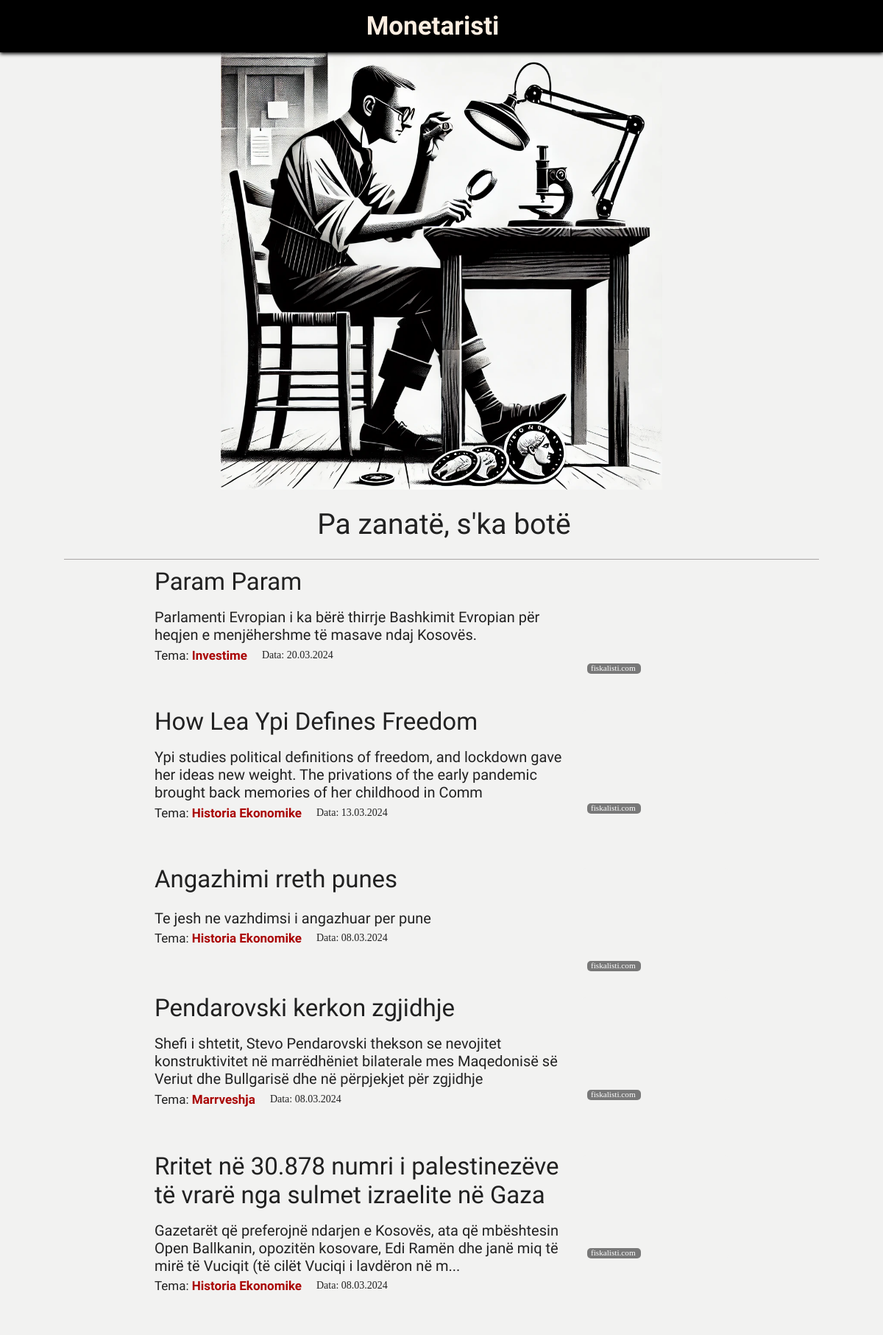
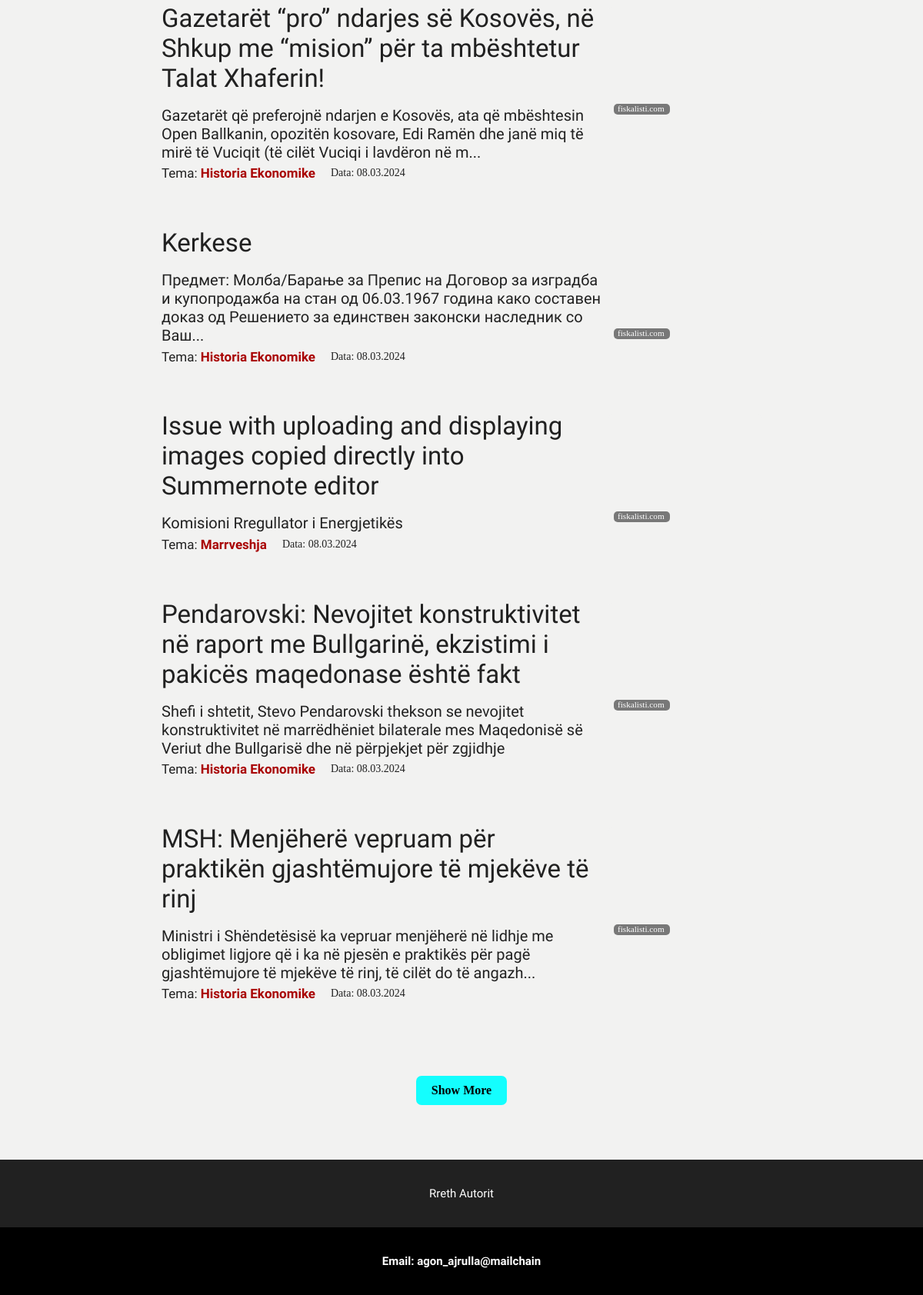
The app's page /, older data (2 pictures, top to bottom).
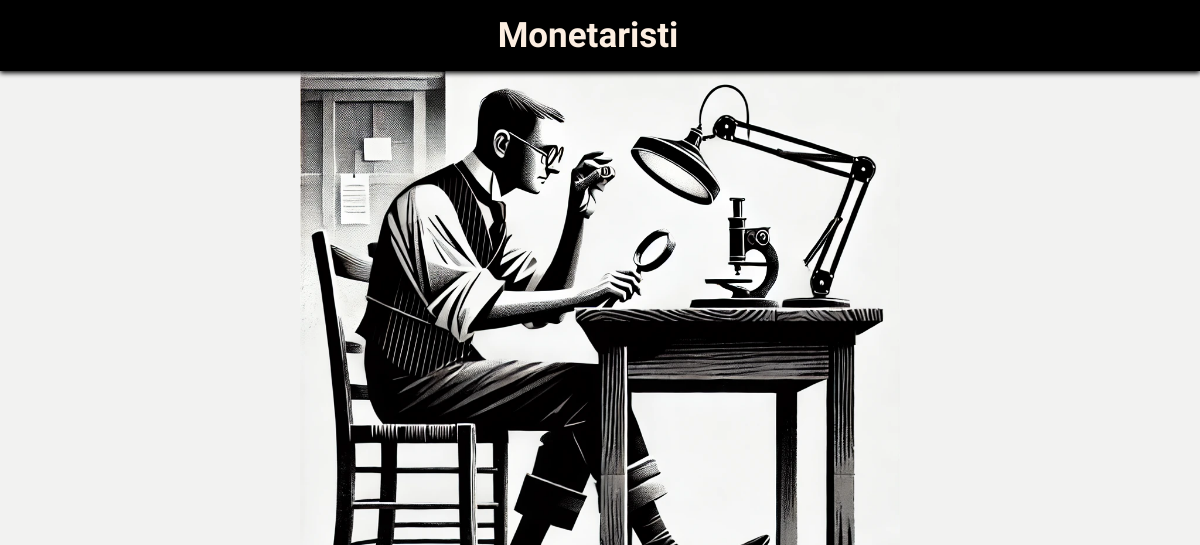
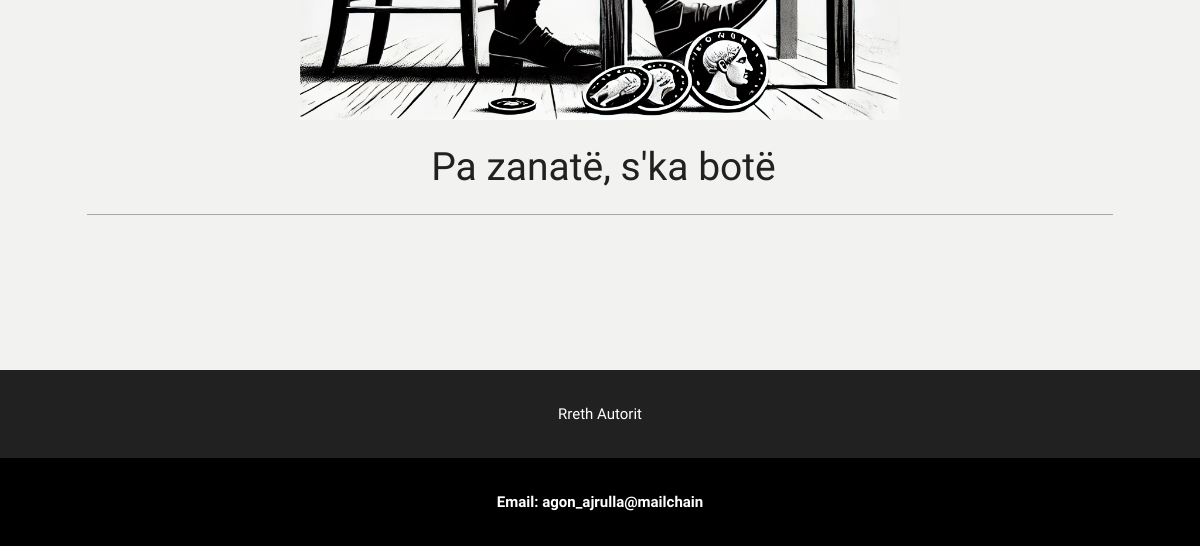
The same page, newer data (2 pictures, top to bottom).
### blog_write/models.py (models this page shows, shortened)
class TimestampedModel(models.Model):
    created_at = models.DateTimeField(auto_now_add=True)
    updated_at = models.DateTimeField(auto_now=True)
    class Meta:
        abstract = True

class Articles(TimestampedModel):
    title = models.CharField(max_length=200)
    excerpt = models.CharField(max_length=250, null=True)
    image = models.ImageField(upload_to="images")
    slug = models.SlugField(unique=True, db_index=True)
    content = models.TextField()
    author = models.ForeignKey(Author, on_delete=models.SET_NULL, null=True, related_name="articles")
    tags = models.ManyToManyField(Tag)
    class Meta:
        verbose_name = "Article"

class Tag(TimestampedModel):
    caption = models.CharField(max_length=50)

### blog_write/views.py (the view)
# urls.py: path("", views.starting_page, name = 'starting-page'),
def starting_page(request):
    all_posts = Articles.objects.all().order_by("-created_at")
    paginator = Paginator(all_posts, 10)
    page = request.GET.get('page', 1)
    try:
        page_obj = paginator.page(page)
    except PageNotAnInteger:
        page_obj = paginator.page(1)
    except EmptyPage:
        page_obj = paginator.page(paginator.num_pages)
    return render(request, "blog_write/starting_page.html", {
        "page_obj": page_obj
    })

### blog_write/templates/blog_write/starting_page.html (shortened to what this page needs)
{% extends "base.html" %}
{% load static %}
{% block css_files %}
    <link rel = "stylesheet" href = {% static "blog_write/starting_page.css" %}>
{% endblock %}
{% block content %}
        <section id = "main_brand">
            <div class = "collection_header">
                <picture class = "signiture_picture" tabindex = 0>
                    <img src = "{% static "blog_write/images/craftsman_coin.webp" %}" alt = "brand_signiture">
                </picture>
            </div>
                <h2 class="germania-one-regular">Pa zanatë, s'ka botë</h2>
        </section>
        <div class="container">
            <section id="latest-post" class="content">
                <ul>
                    {% for article in page_obj.object_list %}
                        {% include "blog_write/includes/posts.html" %}
                    {% endfor %}
                </ul>
                <div class="pagination">
                    {% if page_obj.has_next %}
                        <a href="?page={{ page_obj.next_page_number }}" class="show-more">Show More</a>
                    {% endif %}
                </div>
            </section>
        </div>
{% endblock %}

### templates/base.html (shortened to what this page needs)
{% load static %}
<!DOCTYPE html>
<html lang = "en">
<head>
    <link rel = "stylesheet" href = {% static "blog_write/base.css" %}>
    {% block css_files %}
    {% endblock %}
</head>
<body>
    <header>
        <div class="header_title">
            <a href = "{% url 'starting-page' %}">Monetaristi</a>
        </div>
    </header>
    {% block content %}
    {% endblock %}
    <section id = "about">
        <div class="prezantim">
            <a href = "{% url 'about' %}">
                Rreth Autorit
            </a>
        </div>
    </section>
    <footer>
        <div class="contact">
            <p>Email: agon_ajrulla@mailchain</p>
        </div>
    </footer>
</body>
</html>

### blog_write/templates/blog_write/includes/posts.html (shortened to what this page needs)
{% load static %}
<li class="list">
    <article class="post">
        <div class="post-title">
            <a href="{% url 'full_article' slug=article.slug %}" class="article_link">
                <h4 class="title germania-one-regular">{{ article.title }}</h4>
            </a>
        </div>
            <div class="Image_image" style="background-image: url('{{ article.image.url }}');" tabindex="0">
                <div class="overlay-text">fiskalisti.com</div>
            </div>
        <div/>
        <div class="article-content">
            <h5 class="excerpt im-fell-english-regular">{{ article.excerpt }}</h5>
            <div class="topic_time">
                <p class="authors im-fell-english-regular">
                    Tema: <span class="bold">{% for tag in article.tags.all %} {{tag.caption}} {% endfor %} </span>
                </p>
                <h6 class="data">Data: {{ article.created_at|date:"d.m.Y" }}</h6>
            </div>
        </div>
    </article>
</li>

### blog_write/static/blog_write/starting_page.css (style rules this page uses)
html, body { margin: 0; padding: 0; overflow-x: hidden; }
h2.germania-one-regular { font-size: 39px; font-family: "Germania One", system-ui; font-weight: 500; font-style: normal; align-items: center; justify-content: center; margin-bottom: 25px; margin-inline-start: 7px; line-height: normal; }
#main_brand { width: 95%; display: flex; flex-direction: column; justify-content: center; align-items: center; position: relative; margin: auto; min-height: 0.99px; margin-bottom: 15px; }
#main_brand::before, #main_brand::after { content: ''; position: absolute; justify-content: center; left: 5%; right: 5%; height: 1px; background-color: rgba(100, 93, 93, 0.5); }
#main_brand::before { top: 0; }
#main_brand::after { bottom: 0; }
.collection_header { width: 100%; display: flex; justify-content: center; }
.signiture_picture { padding-top: auto; padding-bottom: auto; }
.signiture_picture img { height: 600px; padding-top: 25px; padding-bottom: 15px; width: 100%; }
h1, h2 { text-align: center; margin: 0; padding-top: 5px; padding-bottom: 5px; word-wrap: break-word; overflow-wrap: break-word; padding-bottom: 0; }
.container { display: flex; flex-wrap: nowrap; width: 60%; margin: 0 auto; }
#latest-post { flex-grow: 1; flex-basis: 80%; flex: 0 0 80%; flex-wrap: wrap; }
#latest-post .pagination { margin-top: 0px; margin-bottom: 40px; display: flex; justify-content: center; align-items: center; height: 100px; width: 100%; }
@media (max-width: 1350px) { .container { display: flex; flex-direction: column; align-items: center; width: 65%; padding: 0; margin: 0 auto; box-sizing: border-box; } }
@media (max-width: 1350px) { #latest-post { flex: 0 0 80%; order: 1; } }
@media (max-width: 1350px) { #latest-post, .sidebar { flex-basis: auto; width: 100%; } }

Row changes from the older to the newer data that the page shows:
removed Articles: title "Param Param", excerpt "Parlamenti Evropian i ka bërë thirrje Bashkimit Evropian për heqjen e menjëhershme të masave ndaj Kosovës.", created_at "20.03.2024"
no longer on this page (row unchanged): Tag: caption "Investime", shown under "Param Param"
removed Articles: title "How Lea Ypi Defines Freedom", excerpt "Ypi studies political definitions of freedom, and lockdown gave her ideas new weight. The privations of the early pandemic brought back memories of her childhood in Comm", created_at "13.03.2024"
no longer on this page (row unchanged): Tag: caption "Historia Ekonomike"
removed Articles: title "Angazhimi rreth punes", excerpt "Te jesh ne vazhdimsi i angazhuar per pune", created_at "08.03.2024"
removed Articles: title "Pendarovski kerkon zgjidhje", excerpt "Shefi i shtetit, Stevo Pendarovski thekson se nevojitet konstruktivitet në marrëdhëniet bilaterale mes Maqedonisë së Veriut dhe Bullgarisë dhe në përpjekjet për zgjidhje", created_at "08.03.2024"
no longer on this page (row unchanged): Tag: caption "Marrveshja"
removed Articles: title "Rritet në 30.878 numri i palestinezëve të vrarë nga sulmet izraelite në Gaza", excerpt "Gazetarët që preferojnë ndarjen e Kosovës, ata që mbështesin Open Ballkanin, opozitën kosovare, Edi Ramën dhe janë miq të mirë të Vuciqit (të cilët Vuciqi i lavdëron në m...", created_at "08.03.2024"
removed Articles: title "Gazetarët “pro” ndarjes së Kosovës, në Shkup me “mision” për ta mbështetur Talat Xhaferin!", excerpt "Gazetarët që preferojnë ndarjen e Kosovës, ata që mbështesin Open Ballkanin, opozitën kosovare, Edi Ramën dhe janë miq të mirë të Vuciqit (të cilët Vuciqi i lavdëron në m...", created_at "08.03.2024"
removed Articles: title "Kerkese", excerpt "Предмет: Молба/Барање за Препис на Договор за изградба и купопродажба на стан од 06.03.1967 година како составен доказ од Решението за единствен законски наследник со Ваш...", created_at "08.03.2024"
removed Articles: title "Issue with uploading and displaying images copied directly into Summernote editor", excerpt "Komisioni Rregullator i Energjetikës", created_at "08.03.2024"
removed Articles: title "Pendarovski: Nevojitet konstruktivitet në raport me Bullgarinë, ekzistimi i pakicës maqedonase është fakt", excerpt "Shefi i shtetit, Stevo Pendarovski thekson se nevojitet konstruktivitet në marrëdhëniet bilaterale mes Maqedonisë së Veriut dhe Bullgarisë dhe në përpjekjet për zgjidhje", created_at "08.03.2024"
removed Articles: title "MSH: Menjëherë vepruam për praktikën gjashtëmujore të mjekëve të rinj", excerpt "Ministri i Shëndetësisë ka vepruar menjëherë në lidhje me obligimet ligjore që i ka në pjesën e praktikës për pagë gjashtëmujore të mjekëve të rinj, të cilët do të angazh...", created_at "08.03.2024"
Text that changed along with them:
text no longer shown: "Show More"
